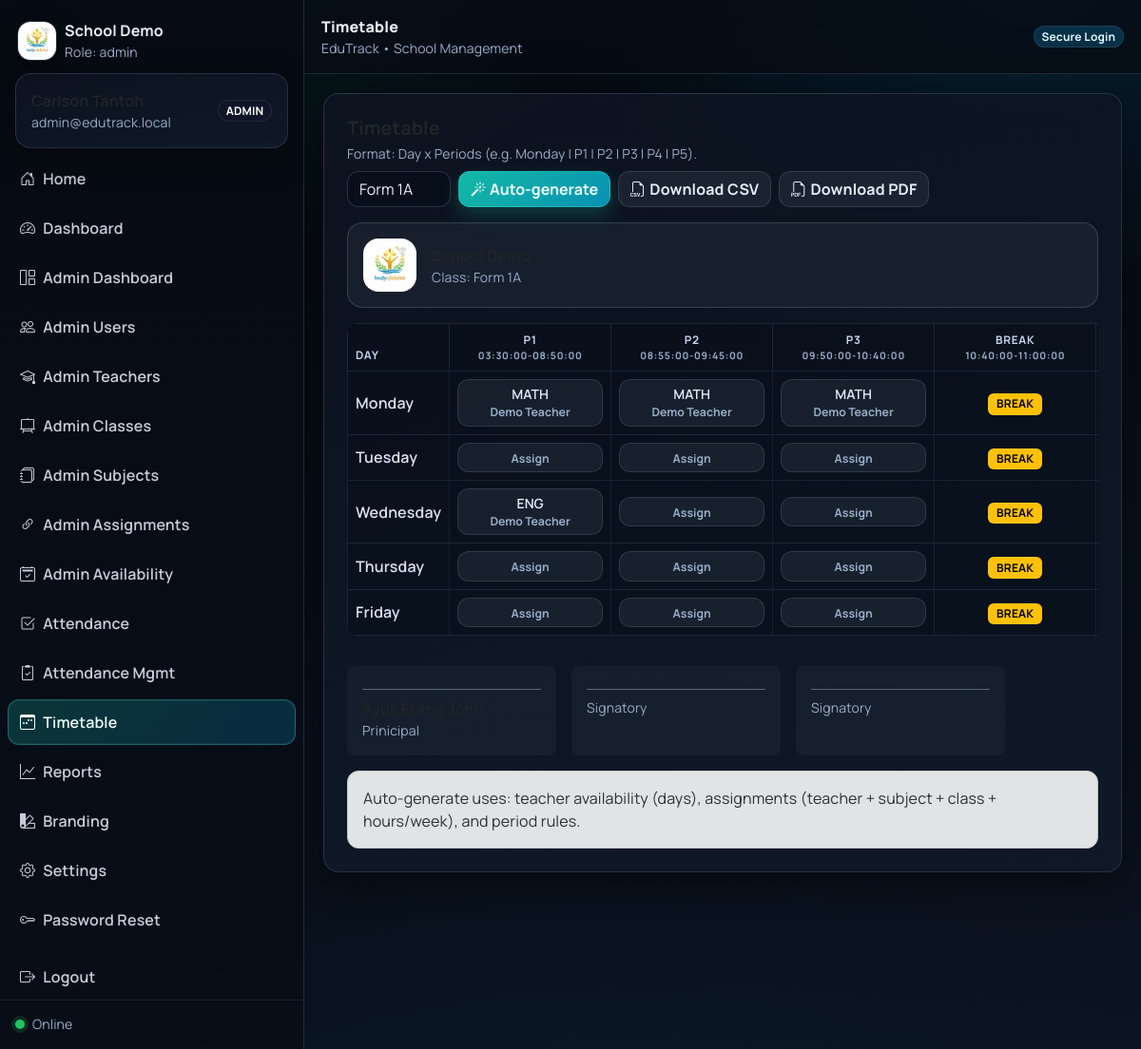
Page /public/index.php?page=timetable (signed in) on the committed database.
### tables this page shows
CREATE TABLE `school_settings` (
  `id` int(11) NOT NULL DEFAULT 1,
  `school_name` varchar(190) NOT NULL DEFAULT 'EduTrack School',
  `logo_path` varchar(255) DEFAULT NULL,
  `watermark_path` varchar(255) DEFAULT NULL,
  `currency` varchar(10) NOT NULL DEFAULT 'XAF',
  `timezone` varchar(60) NOT NULL DEFAULT 'Africa/Douala',
  `updated_at` timestamp NOT NULL DEFAULT current_timestamp() ON UPDATE current_timestamp()
);

CREATE TABLE `classes` (
  `id` int(11) NOT NULL,
  `name` varchar(80) NOT NULL,
  `grade_level` varchar(40) DEFAULT NULL,
  `room_number` varchar(40) DEFAULT NULL,
  `class_master_user_id` int(11) DEFAULT NULL,
  `prefect_user_id` int(11) DEFAULT NULL
);

CREATE TABLE `periods` (
  `id` int(11) NOT NULL,
  `label` varchar(50) NOT NULL,
  `start_time` time NOT NULL,
  `end_time` time NOT NULL,
  `sort_order` int(11) NOT NULL,
  `is_teaching_period` tinyint(1) NOT NULL DEFAULT 1
);

CREATE TABLE `subjects` (
  `id` int(11) NOT NULL,
  `code` varchar(30) NOT NULL,
  `name` varchar(120) NOT NULL,
  `hod_user_id` int(11) DEFAULT NULL,
  `is_active` tinyint(1) NOT NULL DEFAULT 1
);

CREATE TABLE `users` (
  `id` int(11) NOT NULL,
  `full_name` varchar(120) NOT NULL,
  `email` varchar(190) NOT NULL,
  `password_hash` varchar(255) NOT NULL,
  `role` enum('admin','principal','prefect','teacher') NOT NULL,
  `is_active` tinyint(1) NOT NULL DEFAULT 1,
  `created_at` timestamp NOT NULL DEFAULT current_timestamp()
);

CREATE TABLE `timetable_signatories` (
  `id` int(11) NOT NULL,
  `name` varchar(120) NOT NULL,
  `title` varchar(120) NOT NULL,
  `sort_order` int(11) NOT NULL DEFAULT 10,
  `is_active` tinyint(1) NOT NULL DEFAULT 1,
  `created_at` timestamp NOT NULL DEFAULT current_timestamp()
);

### public/index.php (called while the page is built, shortened)
<?php
require_once __DIR__ . '/../app/db.php';
require_once __DIR__ . '/../app/auth.php';
include __DIR__ . '/../app/layout/header.php';
include __DIR__ . '/../app/layout/sidebar.php';
include __DIR__ . '/../app/pages/' . $page . '.php';
include __DIR__ . '/../app/layout/footer.php';

### app/db.php (called while the page is built, shortened)
<?php
function db(): PDO {
  static $pdo = null;
  if ($pdo) return $pdo;
  $dsn = 'mysql:host=' . DB_HOST . ';dbname=' . DB_NAME . ';charset=utf8mb4';
  $pdo = new PDO($dsn, DB_USER, DB_PASS, [
    PDO::ATTR_ERRMODE => PDO::ERRMODE_EXCEPTION,
    PDO::ATTR_DEFAULT_FETCH_MODE => PDO::FETCH_ASSOC,
  ]);
  return $pdo;
}

### app/auth.php (called while the page is built, shortened)
<?php
require_once __DIR__ . '/db.php';
function current_user(): ?array {
  return $_SESSION['user'] ?? null;
}

### app/pages/timetable.php (the view, shortened to what this page needs)
<?php
$u = current_user();
$role = $u['role'];
$classes = [];
if ($role === 'prefect') {
  $prefectClasses = db()->prepare("SELECT id, name FROM classes WHERE prefect_user_id=? ORDER BY name");
  $prefectClasses->execute([(int)$u['id']]);
  $classes = $prefectClasses->fetchAll();
} else {
  $classes = db()->query("SELECT id, name FROM classes ORDER BY name")->fetchAll();
}
$classId = (int)($_GET['class_id'] ?? ($classes[0]['id'] ?? 0));
$className = '';
foreach ($classes as $c) {
  if ((int)$c['id'] === $classId) { $className = (string)$c['name']; break; }
}
$settings = db()->query("SELECT * FROM school_settings WHERE id=1")->fetch() ?: ['school_name'=>APP_NAME,'logo_path'=>null];
$logo = $settings['logo_path'] ? (BASE_URL . '/' . ltrim((string)$settings['logo_path'], '/')) : (BASE_URL . '/assets/img/logo.svg');
$days = [1=>'Monday',2=>'Tuesday',3=>'Wednesday',4=>'Thursday',5=>'Friday'];
$periods = db()->query("SELECT * FROM periods ORDER BY sort_order")->fetchAll();
$signatureSlots = (int)(db()->query("SELECT signature_slots FROM timetable_signature_settings WHERE id=1")->fetch()['signature_slots'] ?? 2);
$signatureSlots = max(1, min(10, $signatureSlots));
$signatories = db()->query("SELECT name, title FROM timetable_signatories WHERE is_active=1 ORDER BY sort_order, id")->fetchAll();
$entries = [];
if ($classId) {
  $stmt = db()->prepare("
    SELECT te.*, s.code subject_code, s.name subject_name, u.full_name teacher_name, p.label period_label
    FROM timetable_entries te
    JOIN subjects s ON s.id=te.subject_id
    JOIN users u ON u.id=te.teacher_user_id
    JOIN periods p ON p.id=te.period_id
    WHERE te.class_id=?
  ");
  $stmt->execute([$classId]);
  foreach ($stmt->fetchAll() as $r) {
    $entries[$r['day_of_week'].'-'.$r['period_id']] = $r;
  }
}
?>
<div class="card card-soft">
  <div class="card-body p-4">
    <div class="d-flex align-items-center justify-content-between flex-wrap gap-2">
      <div>
        <div class="h5 fw-bold mb-1">Timetable</div>
        <div class="text-muted small">Format: Day x Periods (e.g. Monday | P1 | P2 | P3 | P4 | P5).</div>
      </div>
      <div class="d-flex gap-2 align-items-center">
        <form method="get" action="<?= BASE_URL ?>/index.php" class="d-flex gap-2 align-items-center">
          <select class="form-select" name="class_id" onchange="this.form.submit()">
            <?php foreach($classes as $c): ?>
              <option value="<?= (int)$c['id'] ?>" <?= ($classId===(int)$c['id'])?'selected':'' ?>><?= htmlspecialchars($c['name']) ?></option>
            <?php endforeach; ?>
          </select>
        </form>
        <?php if ($role === 'admin'): ?>
          <button class="btn btn-primary" data-action="generate_timetable" data-api="<?= BASE_URL ?>/app/api/timetable_generate.php">
            <i class="bi bi-magic me-1"></i>Auto-generate
          </button>
        <?php endif; ?>
        <?php if ($classId): ?>
          <a class="btn btn-soft" href="<?= BASE_URL ?>/app/api/export_timetable_csv.php?class_id=<?= (int)$classId ?>">
            <i class="bi bi-filetype-csv me-1"></i>Download CSV
          </a>
          <a class="btn btn-soft" href="<?= BASE_URL ?>/app/api/export_timetable_pdf.php?class_id=<?= (int)$classId ?>">
            <i class="bi bi-filetype-pdf me-1"></i>Download PDF
          </a>
        <?php endif; ?>
      </div>
    </div>
    <?php if (!$classId): ?>
      <div class="alert alert-warning mt-3">No classes created yet.</div>
    <?php else: ?>
      <div class="d-flex align-items-center gap-3 mt-3 p-3 rounded-4" style="border:1px solid rgba(148,163,184,.25); background:rgba(148,163,184,.08);">
        <img src="<?= htmlspecialchars($logo) ?>" alt="logo" style="width:56px;height:56px;border-radius:16px;">
        <div>
          <div class="fw-bold"><?= htmlspecialchars($settings['school_name'] ?? APP_NAME) ?></div>
          <div class="text-muted small">Class: <?= htmlspecialchars($className) ?></div>
        </div>
      </div>
      <div class="table-responsive mt-3">
        <table class="table table-dark table-bordered align-middle">
          <thead class="text-muted">
            <tr>
              <th style="width:170px;">Day</th>
              <?php foreach($periods as $p): ?>
                <th class="text-center">
                  <?= htmlspecialchars($p['label']) ?>
                  <div class="small text-muted"><?= htmlspecialchars($p['start_time']) ?>-<?= htmlspecialchars($p['end_time']) ?></div>
                </th>
              <?php endforeach; ?>
            </tr>
          </thead>
          <tbody>
            <?php foreach($days as $dow=>$dayLabel): ?>
              <tr>
                <td class="fw-semibold"><?= htmlspecialchars($dayLabel) ?></td>
                <?php foreach($periods as $p):
                  $k = $dow.'-'.$p['id'];
                  $e = $entries[$k] ?? null;
                  $isBreak = ((int)$p['is_teaching_period']===0);
                ?>
                  <td class="text-center <?= $isBreak ? 'text-muted' : '' ?>" style="min-width:170px;">
                    <?php if ($isBreak): ?>
                      <span class="badge text-bg-warning">BREAK</span>
                    <?php elseif ($role === 'admin'): ?>
                      <button class="btn btn-sm btn-soft w-100"
                        data-bs-toggle="modal"
                        data-bs-target="#modalSlot"
                        data-class_id="<?= (int)$classId ?>"
                        data-day="<?= (int)$dow ?>"
                        data-period_id="<?= (int)$p['id'] ?>"
                        data-subject_id="<?= (int)($e['subject_id'] ?? 0) ?>"
                        data-teacher_id="<?= (int)($e['teacher_user_id'] ?? 0) ?>"
                        data-locked="<?= (int)($e['is_locked'] ?? 0) ?>">
                        <?php if (!$e): ?>
                          <span class="text-muted small">Assign</span>
                        <?php else: ?>
                          <div class="fw-semibold"><?= htmlspecialchars($e['subject_code']) ?></div>
                          <div class="text-muted small"><?= htmlspecialchars($e['teacher_name']) ?></div>
                        <?php endif; ?>
                      </button>
                    <?php elseif (!$e): ?>
                      <span class="text-muted small">-</span>
                    <?php else: ?>
                      <div class="fw-semibold"><?= htmlspecialchars($e['subject_code']) ?></div>
                      <div class="text-muted small"><?= htmlspecialchars($e['teacher_name']) ?></div>
                    <?php endif; ?>
                  </td>
                <?php endforeach; ?>
              </tr>
            <?php endforeach; ?>
          </tbody>
        </table>
      </div>
      <div class="mt-3 d-flex flex-wrap gap-3">
        <?php for ($i = 0; $i < $signatureSlots; $i++): $sig = $signatories[$i] ?? null; ?>
          <div class="p-3 rounded-3" style="min-width:220px; background:rgba(148,163,184,.06);">
            <div style="border-top:1px solid rgba(148,163,184,.55); margin-top:8px; margin-bottom:8px;"></div>
            <div class="fw-semibold"><?= htmlspecialchars((string)($sig['name'] ?? '')) ?></div>
            <div class="text-muted small"><?= htmlspecialchars((string)($sig['title'] ?? 'Signatory')) ?></div>
          </div>
        <?php endfor; ?>
      </div>
      <?php if ($role === 'admin'): ?>
        <div class="alert alert-secondary mt-3 mb-0">
          Auto-generate uses: teacher availability (days), assignments (teacher + subject + class + hours/week), and period rules.
        </div>
      <?php endif; ?>
    <?php endif; ?>
  </div>
</div>

### app/layout/sidebar.php (shortened to what this page needs)
<?php
$u = current_user();
$role = $u['role'] ?? 'guest';
$page = $_GET['page'] ?? 'dashboard';
$menus = [
  'admin' => [
    ['Home','home','bi-house-door'],
    ['Dashboard','dashboard','bi-speedometer2'],
    ['Admin Dashboard','admin_dashboard','bi-grid-1x2'],
    ['Admin Users','admin_users','bi-people'],
    ['Admin Teachers','admin_teachers','bi-mortarboard'],
    ['Admin Classes','admin_classes','bi-easel2'],
    ['Admin Subjects','admin_subjects','bi-journals'],
    ['Admin Assignments','admin_assignments','bi-link-45deg'],
    ['Admin Availability','admin_availability','bi-calendar2-check'],
    ['Attendance','attendance','bi-check2-square'],
    ['Attendance Mgmt','attendance_management','bi-clipboard2-check'],
    ['Timetable','timetable','bi-calendar3-week'],
    ['Reports','reports','bi-graph-up'],
    ['Branding','branding','bi-palette2'],
    ['Settings','settings','bi-gear'],
    ['Password Reset','password_reset','bi-key']
  ],
  'principal' => [
    ['Home','home','bi-house-door'],
    ['Dashboard','dashboard','bi-speedometer2'],
    ['Teachers','admin_teachers','bi-mortarboard'],
    ['Attendance Validation','attendance','bi-shield-check'],
    ['Attendance Mgmt','attendance_management','bi-clipboard2-check'],
    ['Timetable','timetable','bi-calendar3-week'],
    ['Reports','reports','bi-graph-up'],
  ],
  'teacher' => [
    ['Home','home','bi-house-door'],
    ['Dashboard','dashboard','bi-speedometer2'],
    ['Teacher Portal','teacher_portal','bi-person-lines-fill'],
    ['My Timetable','timetable','bi-calendar3-week'],
    ['My Reports','reports','bi-file-earmark-text'],
  ],
  'prefect' => [
    ['Home','home','bi-house-door'],
    ['Record Attendance','attendance','bi-check2-square'],
    ['Class Timetable','timetable','bi-calendar3-week'],
  ],
];
$links = $menus[$role] ?? [];
$settings = db()->query("SELECT * FROM school_settings WHERE id=1")->fetch() ?: [
  'school_name' => APP_NAME,
  'logo_path' => null,
  'currency' => 'XAF',
  'timezone' => 'Africa/Douala',
];
$logo = $settings['logo_path']
  ? (BASE_URL . '/' . ltrim((string)$settings['logo_path'], '/'))
  : (BASE_URL . '/assets/img/logo.svg');
?>
<nav class="sidebar shadow-sm">
  <div class="sidebar-brand d-flex align-items-center gap-2">
    <img src="<?= htmlspecialchars($logo) ?>" alt="logo" style="width:42px;height:42px;border-radius:14px;">
    <div>
      <div class="fw-bold"><?= htmlspecialchars($settings['school_name'] ?? APP_NAME) ?></div>
      <div class="text-muted small">Role: <?= htmlspecialchars($role) ?></div>
    </div>
  </div>
  <?php if ($u): ?>
  <div class="px-3 pb-2">
    <div class="card card-soft">
      <div class="card-body py-3">
        <div class="d-flex align-items-center justify-content-between">
          <div>
            <div class="fw-semibold"><?= htmlspecialchars($u['full_name']) ?></div>
            <div class="text-muted small"><?= htmlspecialchars($u['email']) ?></div>
          </div>
          <span class="badge rounded-pill text-bg-dark"><?= strtoupper(htmlspecialchars($role)) ?></span>
        </div>
      </div>
    </div>
  </div>
  <?php endif; ?>
  <div class="px-2">
    <div class="nav flex-column nav-pills gap-1">
      <?php foreach ($links as [$label,$p,$icon]): ?>
        <a class="nav-link <?= ($page === $p) ? 'active' : '' ?>"
           href="<?= BASE_URL ?>/index.php?page=<?= $p ?>">
          <i class="bi <?= $icon ?> me-2"></i><?= htmlspecialchars($label) ?>
        </a>
      <?php endforeach; ?>
      <?php if ($u): ?>
        <a class="nav-link mt-2" href="<?= BASE_URL ?>/index.php?page=logout">
          <i class="bi bi-box-arrow-right me-2"></i>Logout
        </a>
      <?php endif; ?>
    </div>
  </div>
  <div class="sidebar-footer px-3">
    <div id="netStatus" class="small text-muted d-flex align-items-center gap-2">
      <span class="status-dot"></span>
      <span>Checking connection...</span>
    </div>
  </div>
</nav>
<main class="main">
  <header class="topbar">
    <div class="d-flex align-items-center justify-content-between gap-3">
      <div class="d-flex align-items-center gap-2">
        <div>
          <div class="fw-bold"><?= htmlspecialchars(ucfirst(str_replace('_',' ', $page))) ?></div>
          <div class="text-muted small"><?= APP_NAME ?> • School Management</div>
        </div>
      </div>
      <div class="d-flex align-items-center gap-2">
        <span class="badge rounded-pill text-bg-secondary d-none d-md-inline">Secure Login</span>
      </div>
    </div>
  </header>
  <section class="content container-fluid">

### rows in the picture
school_settings: logo_path (picture), school_name "School Demo"
classes: name "Form 1A"
periods: label "P1", start_time "03:30:00", end_time "08:50:00", id.code "MATH", id.full_name "Demo Teacher", shows "Assign", id.code "ENG"
periods: label "P2", start_time "08:55:00", end_time "09:45:00", id.code "MATH", id.full_name "Demo Teacher", shows "Assign"
periods: label "P3", start_time "09:50:00", end_time "10:40:00", id.code "MATH", id.full_name "Demo Teacher", shows "Assign"
periods: label "BREAK", start_time "10:40:00", end_time "11:00:00", is_teaching_period "BREAK"
timetable_signatories: title "Prinicipal"

### other values in the picture
$role "admin"
$u['email'] "admin@edutrack.local"
$role "ADMIN"
$label "Home"
$label "Dashboard"
$label "Admin Dashboard"
$label "Admin Users"
$label "Admin Teachers"
$label "Admin Classes"
$label "Admin Subjects"
$label "Admin Assignments"
$label "Admin Availability"
$label "Attendance"
$label "Attendance Mgmt"
$label "Timetable"
